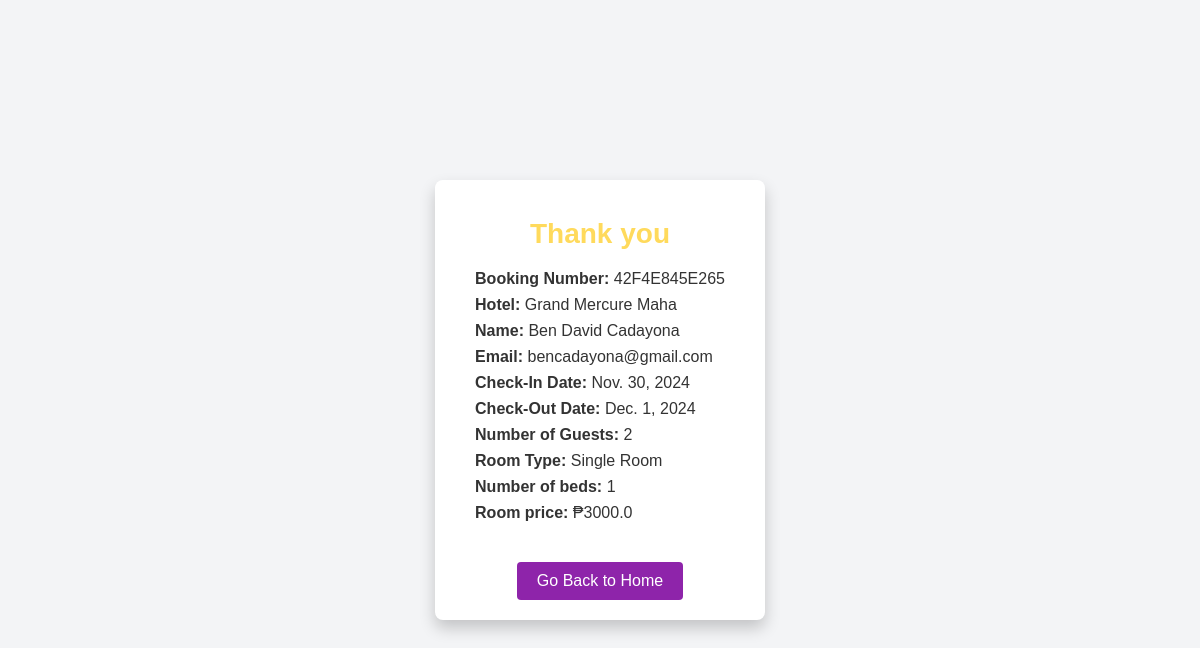
The app's page /booking_details/12, older data.
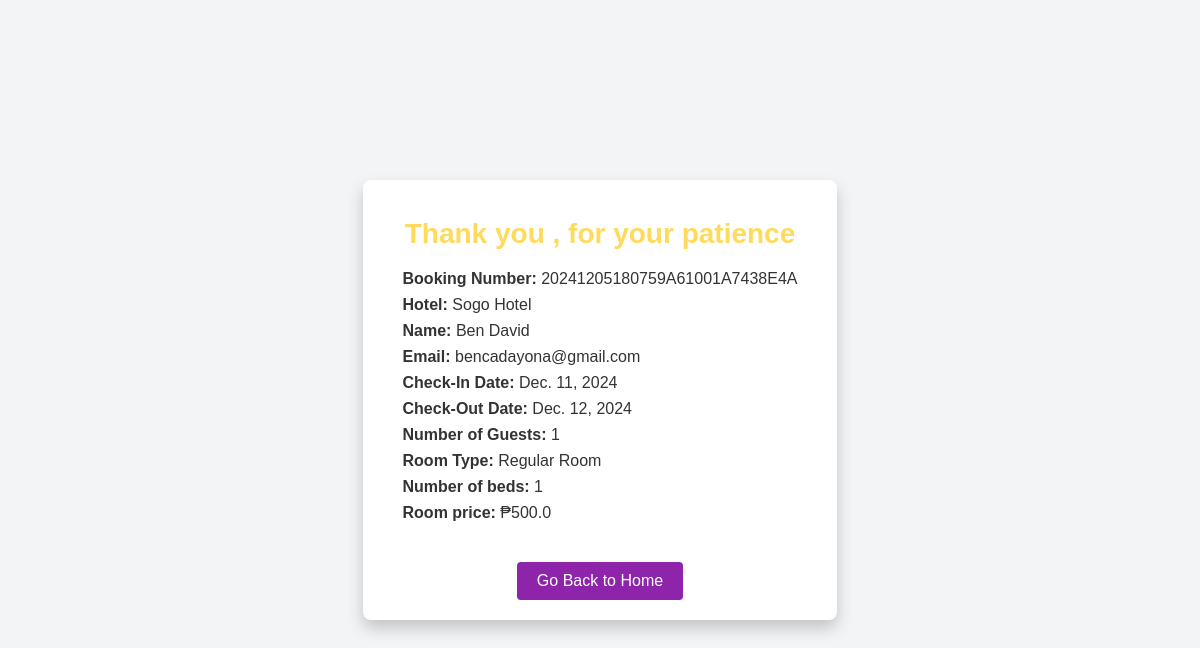
The same page, newer data.
### api/models.py (models this page shows, shortened)
class Booking(models.Model):
    STATUS_CHOICES = [
        ("Pending", "Pending"),
        ("Canceled", "Canceled"),
        ("Accepted", "Accepted"),
        ("Check-in", "Check-in"),
        ("Check-out", "Check-out"),
    ]
    user = models.ForeignKey(User, on_delete=models.CASCADE, null=True, blank=True)
    name = models.CharField(max_length=100)
    email = models.EmailField()
    check_in = models.DateField(null=True, blank=True)
    check_out = models.DateField(null=True, blank=True)
    guests = models.IntegerField()
    room = models.ForeignKey(Rooms, on_delete=models.CASCADE)
    booking_number = models.CharField(max_length=12, editable=False, default=timezone.now().strftime('%Y%m%d%H%M%S') + uuid.uuid4().hex[:14].upper())
    status = models.CharField(max_length=10, choices=STATUS_CHOICES, default="Pending")
    isReviewed = models.BooleanField(default=False)

class Rooms(models.Model):
    name = models.CharField(max_length=100)
    number_of_beds = models.IntegerField()
    price = models.FloatField()
    listing = models.ForeignKey('Listing', on_delete=models.CASCADE)
    available_room = models.IntegerField(default=1)

class Listing(models.Model):
    hotel_owner = models.ForeignKey(User, on_delete=models.CASCADE, related_name="listings")
    title = models.CharField(max_length=255)
    description = models.TextField()
    price_per_night = models.CharField(max_length=55)
    image = models.ImageField(upload_to='listings/')
    filters = models.ManyToManyField('Filter', related_name="listings")

### api/views.py (the view)
# urls.py: path('booking_details/<int:booking_id>', booking_details, name='booking_details'),
def booking_details(request,booking_id):
    booking = get_object_or_404(Booking, id=booking_id)
    return render(request, 'success.html', {'booking': booking})

### api/templates/success.html (shortened to what this page needs)
<!DOCTYPE html>
<html lang="en">
<head>
</head>
<body>
    <div class="container">
        <h1>Thank you
            {%if booking.status == 'Pending'%}
                , for your patience
            {%endif%}
        </h1>
        <div class="details">
            <p><strong>Booking Number:</strong> {{ booking.booking_number }}</p>
            <p><strong>Hotel:</strong> {{ booking.room.listing.title }}</p>
            <p><strong>Name:</strong> {{ booking.name|capfirst }}</p>
            <p><strong>Email:</strong> {{ booking.email }}</p>
            <p><strong>Check-In Date:</strong> {{ booking.check_in }}</p>
            <p><strong>Check-Out Date:</strong> {{ booking.check_out }}</p>
            <p><strong>Number of Guests:</strong> {{ booking.guests }}</p>
            <p><strong>Room Type:</strong> {{ booking.room.name }}</p>
            <p><strong>Number of beds:</strong> {{ booking.room.number_of_beds }}</p>
            <p><strong>Room price:</strong> ₱{{ booking.room.price }}</p>
        </div>
        <a href="{% url 'home' %}" class="button">Go Back to Home</a>
    </div>
</body>
</html>

Row changes from the older to the newer data that the page shows:
changed Booking "bencadayona@gmail.com": booking_number "42F4E845E265" → "20241205180759A61001A7438E4A"; room.listing "Grand Mercure Maha" → "Sogo Hotel"; name "Ben David Cadayona" → "Ben David"; check_in "Nov. 30, 2024" → "Dec. 11, 2024"; check_out "Dec. 1, 2024" → "Dec. 12, 2024"; guests "2" → "1"; room.name "Single Room" → "Regular Room"; room.price "3000.0" → "500.0"
Text that changed along with them:
text now shown: ", for your patience"
